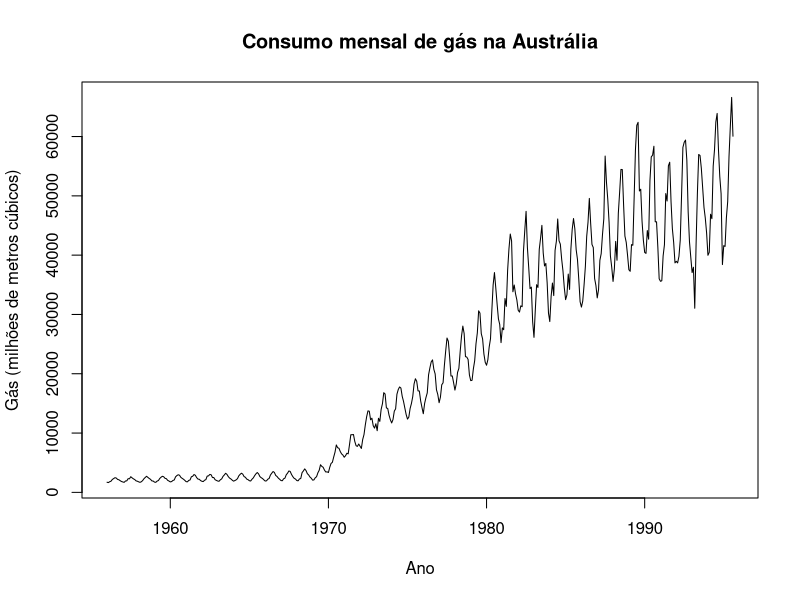
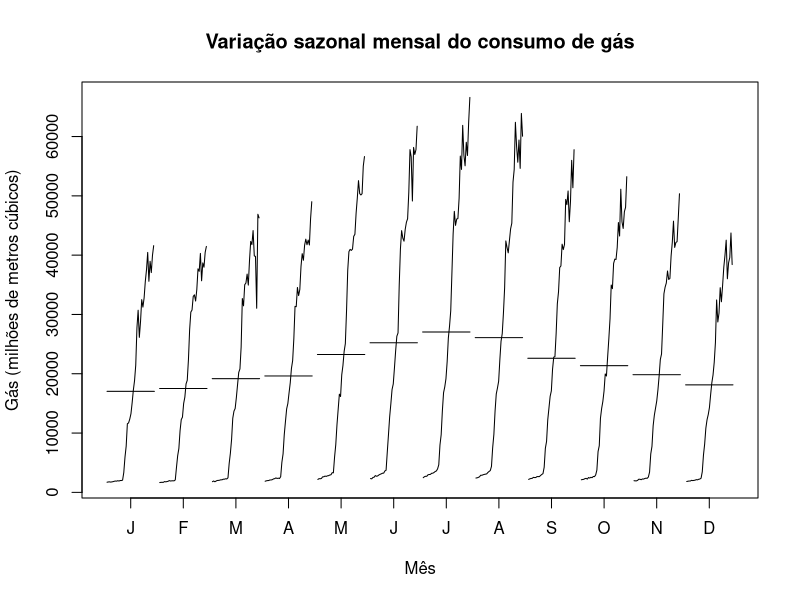
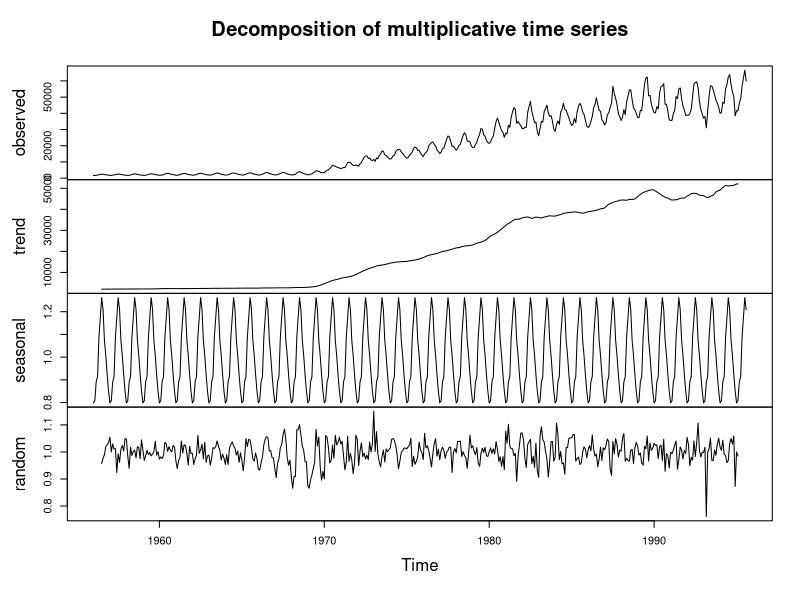
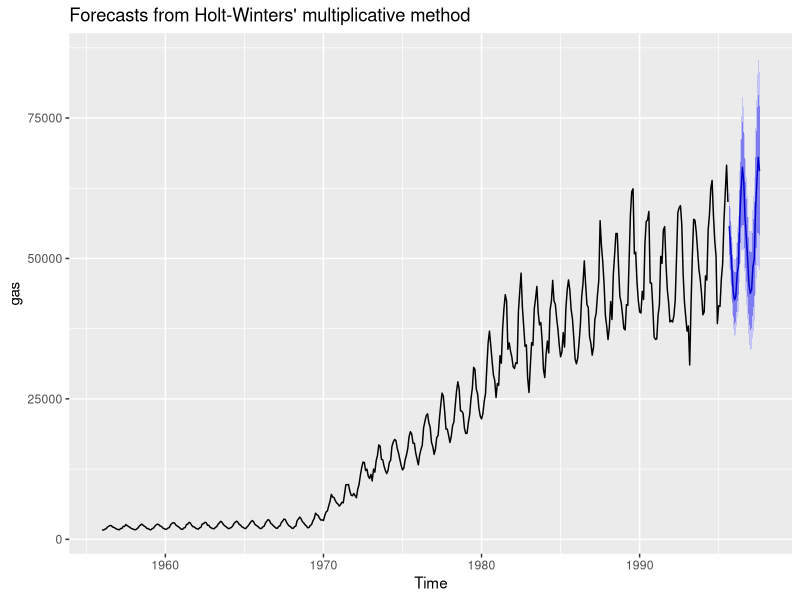
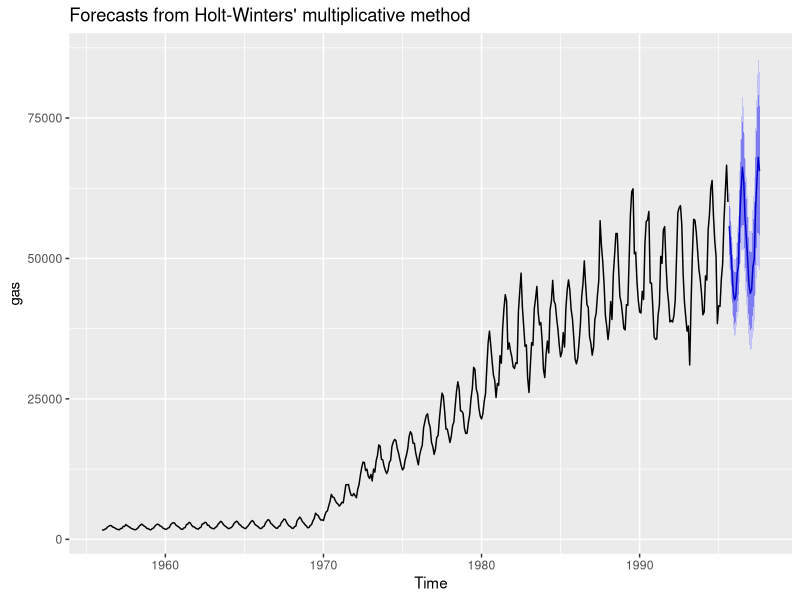
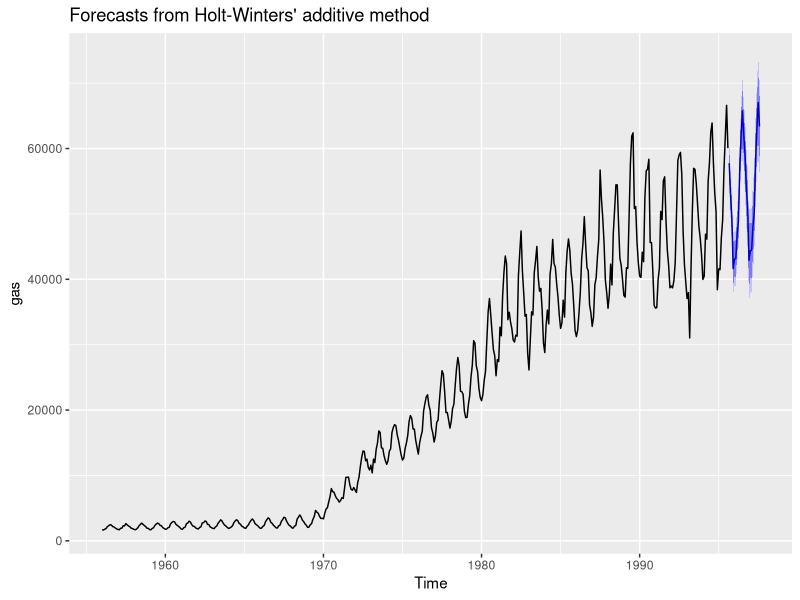
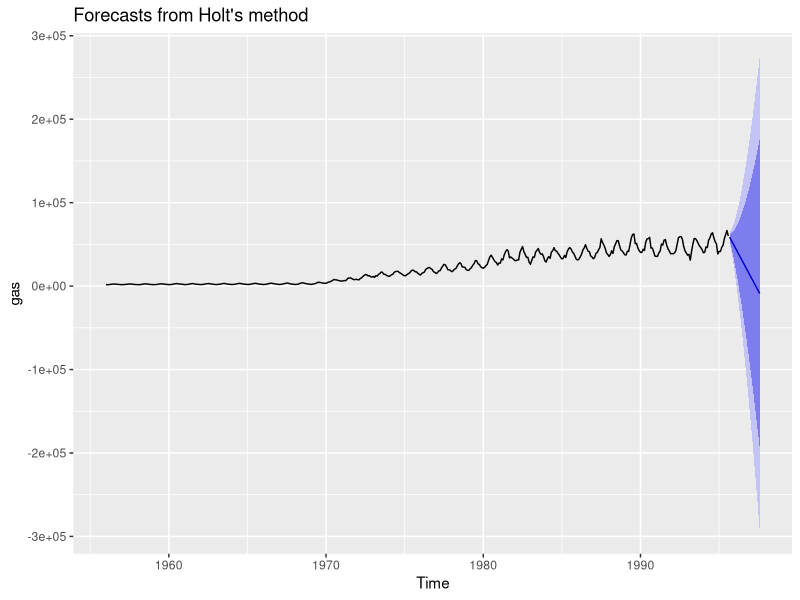
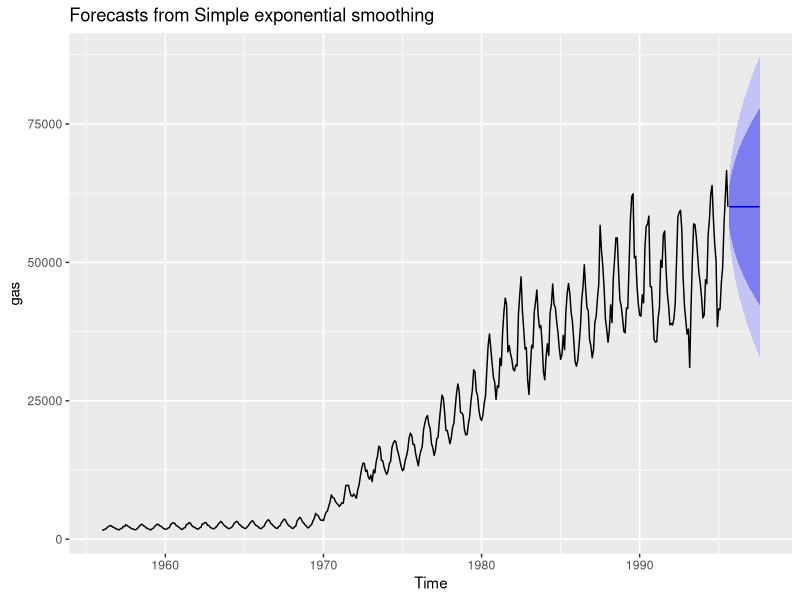

The R script that drew these images, in order:
## 1. Construam um gráfico temporal da série cronológica e descrevam as suas
# principais características. 

install.packages("forecast")
library(forecast)

data <- gas
show(data)

# Verificando estrutura da série temporal
str(data)

# Plotando gráfico temporal
plot(data, main="Consumo mensal de gás na Austrália", ylab="Gás (milhões de metros cúbicos)", xlab="Ano")
monthplot(gas, main="Variação sazonal mensal do consumo de gás", ylab="Gás (milhões de metros cúbicos)", xlab="Mês")


## Tendência: A série apresenta uma tendência ascendente ao longo do tempo, indicando um aumento no consumo de gás na Austrália durante o período analisado.
## Sazonalidade: Há uma forte componente sazonal, com padrões que se repetem anualmente, aumentando a cada ano, indicando a presença de uma sazonalidade multiplicativa.
## Variabilidade: A amplitude das variações sazonais parece aumentar ao longo do tempo, sugerindo que a variabilidade no consumo de gás se torna mais pronunciada nos anos mais recentes.

################################################################################

## 2. Decomponham a série nas diferentes componentes, ilustrando graficamente a
#decomposição efetuada. Comentem os resultados. 

# Decompor a série temporal usando decompose
data_decomp <- decompose(data, type="multiplicative")

# Plotar a decomposição com decompose
plot(data_decomp,"Decomposição da Série Temporal - Método decompose")

# A tendência crescente mostra o aumento geral no consumo de gás ao longo dos anos.
# A componente sazonal mostra um padrão que se repete anualmente.
# A componente residual captura as variações que não são explicadas pela tendência ou sazonalidade, incluindo ruídos. Podemos ver inicialmente um decrescimento do resíduos até pouco antes dos anos 80, quando ele volta a crescer e variar cada vez mais a cada ano.

#Aplicando Holt-Winters para sazonalidade mutiplicativa <<<< Método escolhido para esse projeto
holt_wintersM<-hw(gas,seasonal="multiplicative", h=24)
summary(holt_wintersM)
autoplot(holt_wintersM)
autoplot(forecast(holt_wintersM))

#Aplicando Holt-Winters para sazonalidade aditiva
holt_wintersA<-hw(gas,seasonal="additive", h=24)
summary(holt_wintersA)
autoplot(holt_wintersA)

#Aplicando método de Holt
holt_gas<-holt(gas,h=24)
summary(holt_gas)
autoplot(holt_gas)

#Aplicando MAE
AESimples_gas <- ses(gas, h=24)
summary(AESimples_gas)
autoplot(AESimples_gas)
